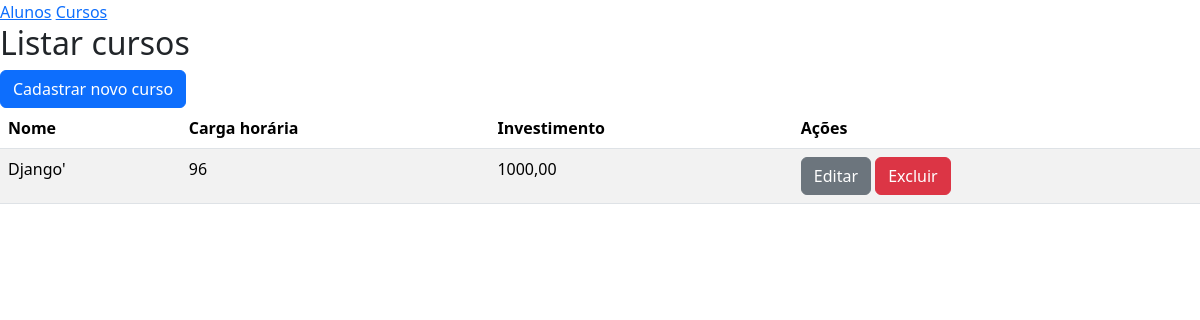
The page /teste/listar_cursos on the database its author committed.
### teste/models.py (models this page shows, shortened)
class Curso(models.Model):
    nome = models.CharField(null = False, max_length = 30)
    carga_horaria = models.IntegerField(null = False)
    investimento = models.DecimalField(null = False, max_digits = 8, decimal_places = 2)

### teste/views.py (the view)
# urls.py: path('listar_cursos', views.listarCursos, name='listar_cursos'),
def listarCursos(request):
    cursos = Curso.objects.all()
    return render(request, 'listar_cursos.html', {'cursos': cursos})

### teste/templates/listar_cursos.html
{% extends 'base.html' %}
{% block content %}
    <h2> Listar cursos </h2>
    <a href="{% url 'incluir_curso' %}" class="btn btn-primary">
        Cadastrar novo curso
    </a>
    <table class="table table-striped">
        <thead>
            <tr>
                <th>Nome</th>
                <th>Carga horária</th>
                <th>Investimento</th>
                <th>Ações</th>
            </tr>
        </thead>
        <tbody>
            {% for curso in cursos %}
                <tr>
                    <td>{{curso.nome}}</td>
                    <td>{{curso.carga_horaria}}</td>
                    <td>{{curso.investimento}}</td>
                    <td>
                        <a href="{% url 'editar_curso' curso.id %}" class="btn btn-secondary">
                            Editar
                        </a>
                        <a href="{% url 'excluir_curso' curso.id %}" class="btn btn-danger">
                            Excluir
                        </a>
                    </td>
                </tr>
            {% endfor %}
        </tbody>
    </table>
{% endblock %}

### rows shown on the page
Curso: nome "Django'", carga_horaria "96", investimento "1000,00"
